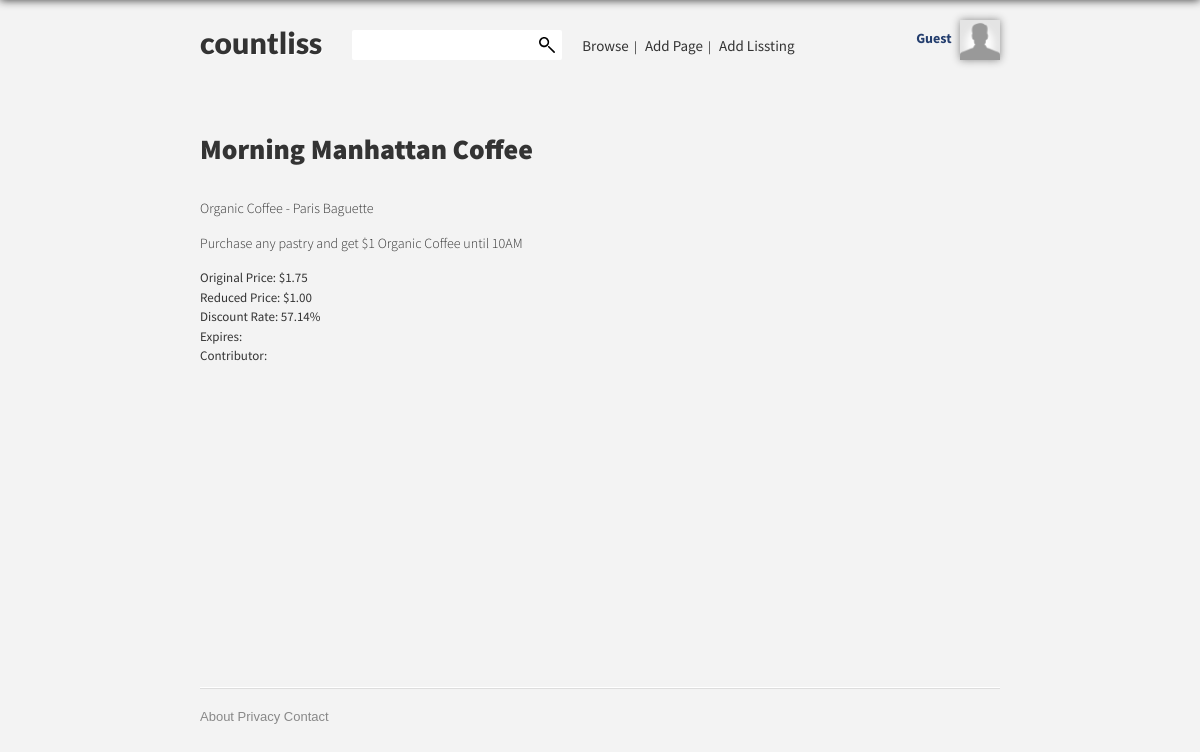
Screenshot of /lissting?l=2 with the database file from the repository.
### tables this page shows
CREATE TABLE IF NOT EXISTS `lisstings` (
  `id` int(11) NOT NULL AUTO_INCREMENT,
  `name` varchar(255) NOT NULL,
  `pid` varchar(255) NOT NULL,
  `product` varchar(255) NOT NULL,
  `details` text NOT NULL,
  `website` text NOT NULL,
  `originalprice` varchar(50) NOT NULL,
  `reducedprice` varchar(50) NOT NULL,
  `discountrate` varchar(30) NOT NULL,
  `expiredate` varchar(255) NOT NULL,
  `contributor` varchar(255) NOT NULL,
  PRIMARY KEY (`id`),
  UNIQUE KEY `id` (`id`)
);

CREATE TABLE IF NOT EXISTS `pages` (
  `id` int(11) NOT NULL AUTO_INCREMENT,
  `name` varchar(255) NOT NULL,
  `industry` varchar(255) NOT NULL,
  `site` text NOT NULL,
  PRIMARY KEY (`id`),
  UNIQUE KEY `id` (`id`)
);

### lissting.php (the view, shortened to what this page needs)
<?php
require_once "scripts/checkuser.php";
if (isset($_GET['l'])) {
	$lissting = $_GET['l'];
	$check = mysql_query("SELECT * FROM lisstings WHERE id='$lissting' LIMIT 1") or die (mysql_error());
	$count = mysql_num_rows($check);
	if ($count > 0) {
		while ($l = mysql_fetch_array($check)) {
			$pid = $l['pid'];
			$name = $l['name'];
			$product = $l['product'];
			$details = $l['details'];
			$priceorig = $l['originalprice'];
			$pricered = $l['reducedprice'];
			$discountrate = $l['discountrate'];
			$expiredate = $l['expiredate'];
		}
		if ($pid !== "") {
			$getpage = mysql_query("SELECT * FROM pages WHERE id='$pid' LIMIT 1") or die (mysql_error());
			$count1 = mysql_num_rows($getpage);
			if ($count1 > 0) {
				while ($p = mysql_fetch_array($getpage)) {
					$pname = $p['name'];
				}
			}
		}
		$checkpic = "lisstings/$lissting/$lissting.png";
		$default = "";
		if (file_exists($checkpic)) {
			$photo = "<img src='$checkpic' style='max-width:450px' />";
		} else {
			$photo = "<img src='$default' />";
		}
		if ($priceorig !== "" && $pricered !== "" && $discountrate == "") {
			$discount = ($pricered / $priceorig)*100;
			$discountrate = substr($discount,0,5);
		}
		$content = "<div class='left'>
		<span id='status'><?php echo $alert ?></span>
		<h3 class='heading'>$name</h3>
		<p>$product - $pname</p>
		<p>$details</p>
		Original Price: $$priceorig<br>
		Reduced Price: $$pricered<br>
		Discount Rate: $discountrate%<br>
		Expires: $expiredate<br>
		Contributor: $uname
		</div>
		<div class='right'>$photo
		</div>";
	} else {
		$alert = "<font id='error'>This lissting does not exist. Try searching another!</font>";
	}
}
?>
<!DOCTYPE html>
<html xmlns="http://www.w3.org/1999/xhtml" dir="ltr" lang="en-US">
<head>
<?php include_once "heading.php" ?>
</head>
<body>
<div class='wrap'>
<?php include_once "header.php" ?>
<div class='content'>
		<?php echo $content ?>
</div>
</div>
<?php include_once "footer.php" ?>
</body>
</html>

### css/style.css (style rules this page uses)
body { line-height:1; color:black; background:white; }
html, body, div { margin: 0; padding: 0; border: 0; outline: 0; }
body { background:transparent; font:normal 62.5%/1.5 Source Sans Pro, Arial, sans-serif; font-size: 13px; letter-spacing:0px; color:#333; background:#f3f3f3; padding: 0px; position:relative; -webkit-font-smoothing: subpixel-antialiased; }
body:before { content: ""; position: fixed; top: -10px; left: 0px; width: 100%; height: 10px; z-index: 100px; -webkit-box-shadow: 0px 0px 10px rgba(0,0,0,.8); -moz-box-shadow: 0px 0px 10px rgba(0,0,0,.8); box-shadow: 0px 0px 10px rgba(0,0,0,.8); }
h1, h2, h3, h4, h5, h6, dt { font-family: 'Source Sans Pro', Helvetica Neue, Arial, sans-serif; font-weight:900; color:#333333; }
label, p, span { font-family: 'Source Sans Pro', Helvetica Neue, Arial, sans-serif; font-weight:300; font-size: 13px; }
p, a, b, span { font-size: 14px; }
.heading { font-size: 28px; }
.left { float:left }
.wrap { margin:0px auto; width: 800px; }
div.content { height: 500px; width:100%; }

### rows the page displays
lisstings: name "Morning Manhattan Coffee", product "Organic Coffee", details "Purchase any pastry and get $1 Organic Coffee until 10AM", originalprice "1.75", reducedprice "1.00", discountrate "57.14"
pages: name "Paris Baguette"
